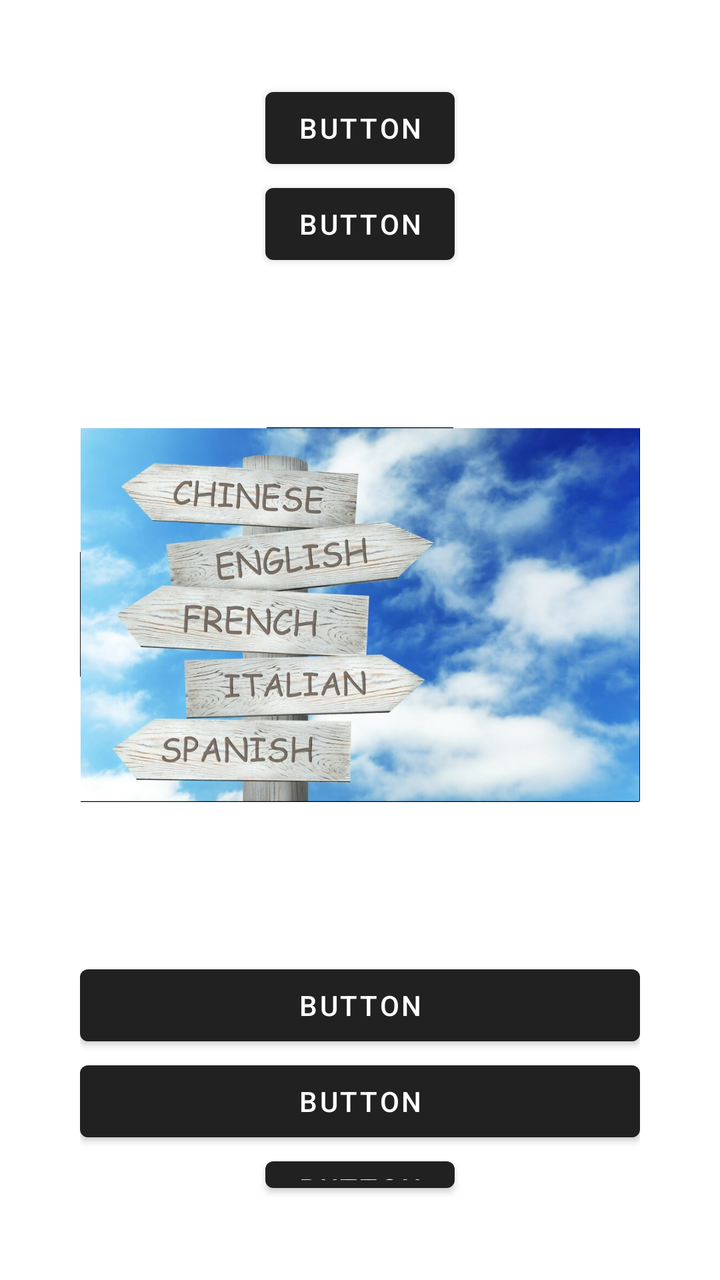
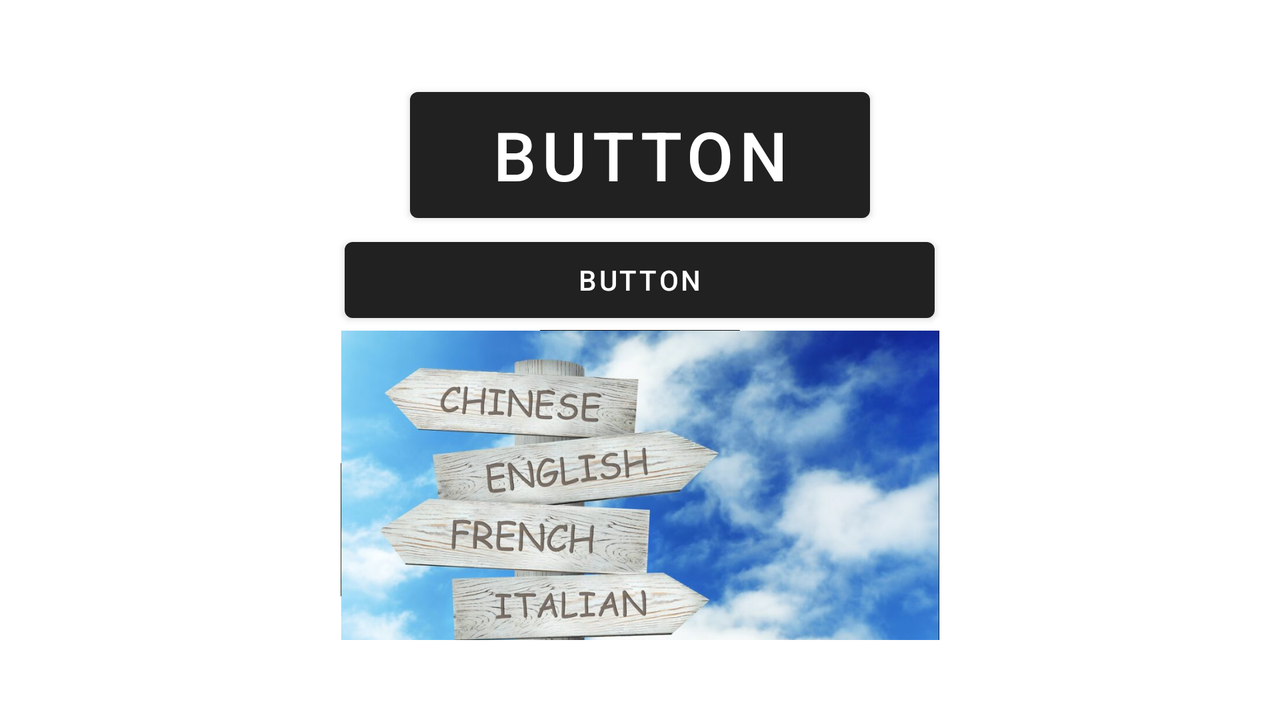

Two renders of one Android screen. The first uses the default layout on a phone; the second uses the alternative layout the repository ships for a different screen configuration, on a matching device. The two XML files are below.
<!-- AndroidManifest.xml: application theme Theme.MultipleLanguage -->
<!-- res/layout/activity_diffrent_screen_sizes.xml -->
<?xml version="1.0" encoding="utf-8"?>
<androidx.constraintlayout.widget.ConstraintLayout xmlns:android="http://schemas.android.com/apk/res/android"
    xmlns:app="http://schemas.android.com/apk/res-auto"
    xmlns:tools="http://schemas.android.com/tools"
    android:layout_width="match_parent"
    android:layout_height="match_parent"
    tools:context=".diffrentScreenSizesActivity">

    <LinearLayout
        android:layout_width="match_parent"
        android:layout_height="match_parent"
        android:padding="40dp"
        android:gravity="center_horizontal"
        android:orientation="vertical"
        app:layout_constraintBottom_toBottomOf="parent"
        app:layout_constraintEnd_toEndOf="parent"
        app:layout_constraintStart_toStartOf="parent"
        app:layout_constraintTop_toTopOf="parent">

        <Button
            android:id="@+id/button2"
            android:layout_width="wrap_content"
            android:layout_height="wrap_content"
            android:text="Button" />

        <Button
            android:id="@+id/button3"
            android:layout_width="wrap_content"
            android:layout_height="wrap_content"
            android:text="Button" />

        <ImageView
            android:id="@+id/imageView"
            android:layout_width="match_parent"
            android:layout_height="wrap_content"
            app:srcCompat="@drawable/image" />

        <Button
            android:id="@+id/button4"
            android:layout_width="match_parent"
            android:layout_height="wrap_content"
            android:text="Button" />

        <Button
            android:id="@+id/button5"
            android:layout_width="match_parent"
            android:layout_height="wrap_content"
            android:text="Button" />

        <Button
            android:id="@+id/button6"
            android:layout_width="wrap_content"
            android:layout_height="wrap_content"
            android:text="Button"
            tools:layout_editor_absoluteX="181dp"
            tools:layout_editor_absoluteY="1147dp" />
    </LinearLayout>


</androidx.constraintlayout.widget.ConstraintLayout>
<!-- resources referenced by this layout -->
<resources>
  <!-- drawable image: png bitmap (drawable-hdpi, 597845 bytes) -->
  <style name="Theme.MultipleLanguage" parent="Base.Theme.MultipleLanguage" />
  <style name="Base.Theme.MultipleLanguage" parent="Theme.MaterialComponents.DayNight.DarkActionBar">
          
          
      </style>
</resources>
<!-- res/layout-land/activity_diffrent_screen_sizes.xml (the repository's variant of the layout above) -->
<!-- drawn on the phone turned sideways -->
<?xml version="1.0" encoding="utf-8"?>
<androidx.constraintlayout.widget.ConstraintLayout xmlns:android="http://schemas.android.com/apk/res/android"
    xmlns:app="http://schemas.android.com/apk/res-auto"
    android:layout_width="match_parent"
    android:layout_height="match_parent">

    <LinearLayout
        android:layout_width="match_parent"
        android:layout_height="match_parent"
        android:gravity="center_horizontal"
        android:orientation="vertical"
        android:padding="40dp"
        app:layout_constraintBottom_toBottomOf="parent"
        app:layout_constraintEnd_toEndOf="parent"
        app:layout_constraintStart_toStartOf="parent"
        app:layout_constraintTop_toTopOf="parent">

        <Button
            android:id="@+id/button2"
            android:layout_width="230dp"
            android:layout_height="75dp"
            android:text="Button"
            android:textSize="34sp" />

        <Button
            android:id="@+id/button3"
            android:layout_width="295dp"
            android:layout_height="50dp"
            android:text="Button" />

        <ImageView
            android:id="@+id/imageView"
            android:layout_width="500dp"
            android:layout_height="200dp"
            app:srcCompat="@drawable/image" />

    </LinearLayout>
</androidx.constraintlayout.widget.ConstraintLayout>
